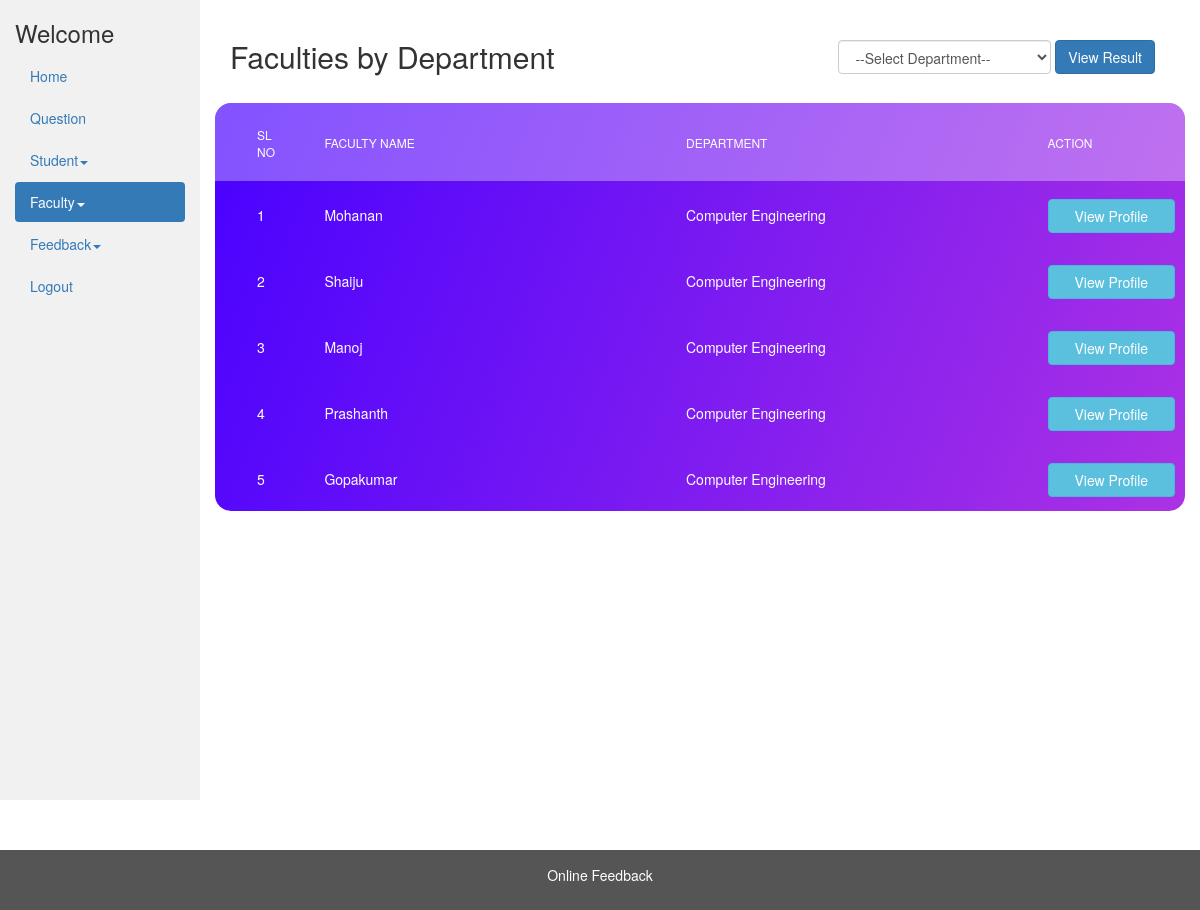
/admin/view_faculty_dep.php?department_id=1, run on the app's committed database.
### tables this page shows
CREATE TABLE IF NOT EXISTS `faculty` (
  `id` int(11) NOT NULL AUTO_INCREMENT,
  `name` varchar(30) NOT NULL,
  `emp_code` int(10) NOT NULL,
  `department_id` int(11) NOT NULL,
  `email` varchar(255) NOT NULL,
  `mobile` bigint(20) NOT NULL,
  `image` varchar(500) NOT NULL DEFAULT '../img/no_image.jpg',
  PRIMARY KEY (`id`),
  UNIQUE KEY `emp_code` (`emp_code`)
);

CREATE TABLE IF NOT EXISTS `department` (
  `id` int(11) NOT NULL,
  `name` varchar(250) NOT NULL,
  PRIMARY KEY (`id`)
);

### admin/view_faculty_dep.php (the view, shortened to what this page needs)
<?php
include_once '../database/dbconfig.php';
?>
    <!DOCTYPE html>
    <html lang="en">
    <head>
        <link rel="stylesheet" href="../css/bootstrap-3.4.1.min.css">
        <link rel="stylesheet" type="text/css" href="../css/main.css" />
    </head>
    <body>
        <div class="container-fluid">
            <div class="row content">
                <div class="col-sm-2 sidenav">
                    <h3>Welcome
                    </h3>
                    <ul class="nav nav-pills nav-stacked">
                        <li><a href="admin_dashboard.php">Home</a></li>
                        <li><a href="view_questions.php">Question</a></li>
                        <li>
                            <a href="#stud_sub-menu" data-toggle="collapse" data-parent="#main-menu">Student<span class="caret"></span></a>
                        </li>
                        <li class="active">
                            <a href="#fac_sub-menu" data-toggle="collapse" data-parent="#main-menu">Faculty<span class="caret"></span></a>
                        </li>
                        <li>
                            <a href="#feedsub-menu" data-toggle="collapse" data-parent="#main-menu">Feedback<span class="caret"></span></a>
                        </li>
                        <li><a href="../logout.php">Logout</a></li>
                    </ul><br>
                </div>
                <div class="col-sm-10">
                    <br />
                    <div class="container-fluid">
                        <div class="row">
                            <div class="col-md-5">
                                <h2>Faculties by Department</h2>
                            </div><br />
                            <div class="col-md-7">
                                <div class="pull-right">
                                    <form class="form-inline" method="get" action="view_faculty_dep.php">
                                        <div class="container-fluid ">
                                            <div class="form-group">
                                                <select name="department_id" class="form-control" required="required">
                                                    <option value="">--Select Department--</option>
                                                </select>
                                                <input type="submit" class="btn btn-primary" value="View Result">
                                            </div>
                                        </div>
                                    </form>
                                </div>
                            </div>
                        </div>
                    </div>
                    <br />
                    <div class="table100 ver6 m-b-110">
                        <table data-vertable="ver6" id="faculties">
                            <thead>
                                <tr class="row100 head">
                                    <th class="column100 column1" data-column="column1">
                                        Sl No
                                    </th>
                                    <th class="column100 column2" data-column="column2">
                                        Faculty Name
                                    </th>
                                    <th class="column100 column2" data-column="column2">
                                        Department
                                    </th>
                                    <th class="column100 column3" data-column="column3">
                                        Action
                                    </th>
                                </tr>
                            </thead>
                            <tbody>
                            <?php
                                if(isset($_GET['department_id'])) {
                                    $sql = "SELECT * FROM faculty where department_id = ".$_GET['department_id'];
                                    $result = mysqli_query($conn, $sql);
                                    $count = 0;
                                    while ($rows = mysqli_fetch_array($result)) {
                                        $count++;
                                ?>
                                    <tr class="row100 data">
                                        <td class="column100 column1 value" data-column="column1">
                                            <?php echo $count; ?>
                                        </td>
                                        <td class="column100 column2 value" data-column="column2">
                                            <?php echo $rows['name']; ?>
                                        </td>
                                        <td class="column100 column2 value" data-column="column2">
                                            <?php
                                            $dep_sql = "select * from department where id = " . $rows['department_id'];
                                            $dep_result = mysqli_query($conn, $dep_sql);
                                            $dep_row = mysqli_fetch_array($dep_result);
                                            echo $dep_row['name'];?>
                                        </td>
                                        <td class="column100 column3" data-column="column3">
                                            <a class="btn btn-block btn-info" href="view_faculty_profile.php?faculty_id=<?php echo $rows['id'] ?>">View Profile</a>
                                        </td>
                                    </tr>
                                    <?php
                                }
                            }
                            ?>
                            </tbody>
                        </table>
                    </div>
                </div>
            </div>
        </div>
        <footer class="container-fluid" style="margin-top: 50px">
            <center>
                <p>Online Feedback</p>
            </center>
        </footer>
    </body>
    </html>

### css/main.css (style rules this page uses)
table { width: 100%; background-color: #fff; }
th, td { font-weight: unset; padding-right: 10px; }
.column100 { width: 130px; padding-left: 25px; }
.column100.column1 { width: 0px; padding-left: 42px; }
.column100.column2 { width: 300px; }
.row100.head th { padding-top: 24px; padding-bottom: 20px; }
.row100 td { padding-top: 18px; padding-bottom: 14px; }
.table100.ver6 { border-radius: 16px; overflow: hidden; background: #7918f2; background: -webkit-linear-gradient(-68deg, #ac32e4, #4801ff); background: -o-linear-gradient(-68deg, #ac32e4, #4801ff); background: -moz-linear-gradient(-68deg, #ac32e4, #4801ff); background: linear-gradient(-68deg, #ac32e4, #4801ff); }
.table100.ver6 table { background-color: transparent; }
.table100.ver6 td { font-size: 14px; color: #fff; line-height: 1.4; }
.table100.ver6 th { font-size: 12px; color: #fff; line-height: 1.4; text-transform: uppercase; background-color: rgba(255, 255, 255, 0.32); }

### admin/view_faculty_dep.php (style rules this page uses)
.row.content { height: 800px; }
.sidenav { background-color: #f1f1f1; height: 100%; }
footer { background-color: #555; color: white; padding: 15px; }

### data on the page
faculty: name "Mohanan", department.name "Computer Engineering"
faculty: name "Shaiju", department.name "Computer Engineering"
faculty: name "Manoj", department.name "Computer Engineering"
faculty: name "Prashanth", department.name "Computer Engineering"
faculty: name "Gopakumar", department.name "Computer Engineering"
